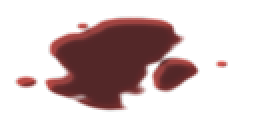
#> input picture assets/battle/field/blood1.png, 128 x 64 px (shown 2 times larger); its folder holds only this picture in this run
$ python _code_art_inspect.py
#> lines starting #> are read from the running program, lines starting #| are printed output that depends on the picture
import sys, glob
from PIL import Image
import numpy as np
for f in sorted(glob.glob('assets/battle/field/*.png') + glob.glob('assets/battle/fx/*.png') + glob.glob('assets/battle/hud/*.png') + glob.glob('assets/battle/units2/*.png')):
    im = Image.open(f)
#> im is the input picture: PIL image 128x64 RGBA; mean R, G, B, A 25.5, 3.5, 3.5, 61.4
    a = np.array(im.convert('RGBA')).astype(float)
    al = a[..., 3] / 255
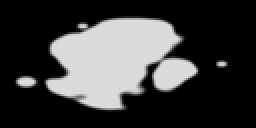
#> al: shape (64, 128) float64 (shown 2 times larger); min 0, max 0.871, mean 0.241
    lum = a[..., :3].mean(axis=2)
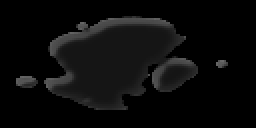
#> lum: shape (64, 128) float64 (shown 2 times larger); min 0, max 106.7, mean 10.8
    ys, xs = np.where(al > 0.05)
#> ys = 2601 values from 8 to 55; xs = 2601 values, max 113 at index 1350, min 7 at index 1915, mean 57.83
    bbox = (xs.min(), ys.min(), xs.max(), ys.max()) if len(xs) else None
#> bbox = (7, 8, 113, 55)
    print(f.replace('assets/battle/', ''), im.size, im.mode, 'alpha mean %.2f' % al.mean(), 'bbox', bbox, 'lum mean %.0f' % lum.mean(),
          'rows alpha top/mid/bot %.2f %.2f %.2f' % (al[0].mean(), al[al.shape[0] // 2].mean(), al[-1].mean()))
#| field/blood1.png (128, 64) RGBA alpha mean 0.24 bbox (7, 8, 113, 55) lum mean 11 rows alpha top/mid/bot 0.00 0.44 0.00

$ run again, on assets/battle/field/flag_g.png
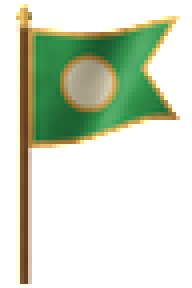
#> input picture assets/battle/field/flag_g.png, 48 x 72 px (shown 4 times larger)
#> im is the input picture: PIL image 48x72 RGBA; mean R, G, B, A 58.2, 67, 36.9, 80.8
#> `al = a[..., 3] / 255`:
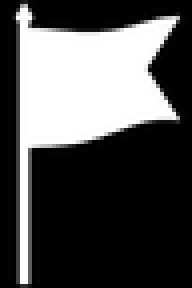
#> al: shape (72, 48) float64 (shown 4 times larger); min 0, max 1, mean 0.317
#> `lum = a[..., :3].mean(axis=2)`:
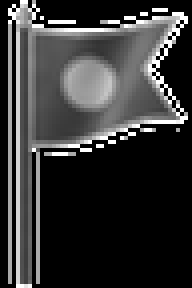
#> lum: shape (72, 48) float64 (shown 4 times larger); min 0, max 255, mean 54
#> ys = 1232 values from 0 to 71; xs = 1232 values, max 44 at index 13, min 3 at index 14, mean 19.6
#> bbox = (3, 0, 44, 71)
#| field/flag_g.png (48, 72) RGBA alpha mean 0.32 bbox (3, 0, 44, 71) lum mean 54 rows alpha top/mid/bot 0.00 0.20 0.01

$ run again, on assets/battle/field/blood2.png
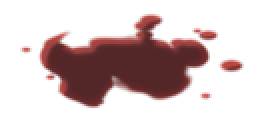
#> input picture assets/battle/field/blood2.png, 128 x 64 px (shown 2 times larger)
#> im is the input picture: PIL image 128x64 RGBA; mean R, G, B, A 26.2, 3.8, 3.7, 60
#> `al = a[..., 3] / 255`:
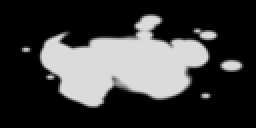
#> al: shape (64, 128) float64 (shown 2 times larger); min 0, max 0.871, mean 0.235
#> `lum = a[..., :3].mean(axis=2)`:
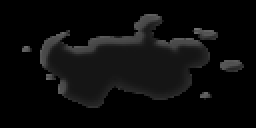
#> lum: shape (64, 128) float64 (shown 2 times larger); min 0, max 114.3, mean 11.2
#> ys = 2580 values from 7 to 53; xs = 2580 values, max 121 at index 1314, min 10 at index 595, mean 63.58
#> bbox = (10, 7, 121, 53)
#| field/blood2.png (128, 64) RGBA alpha mean 0.24 bbox (10, 7, 121, 53) lum mean 11 rows alpha top/mid/bot 0.00 0.61 0.00
